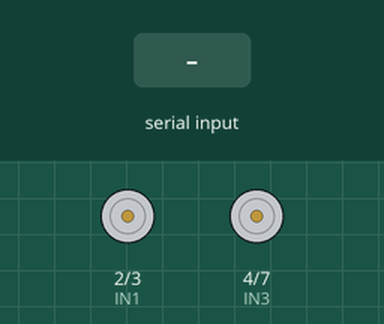
A sketch run on a simulated Arduino Uno, built with avr-gcc and run on an emulated ATmega328P. On the bench: motor-driver pin pairs drawn as motors (green arrow = first pin HIGH = forward, orange = second pin HIGH = backward, longer = more drive, scaled by the enable pin). Inputs (shaded band) come from the test bench.

Above: at 1.2 s.
1.3 s: "1" received over Serial
At 2.0 s:
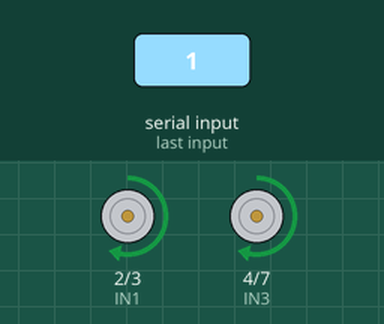
2.8 s: "0" received over Serial
At 3.2 s:
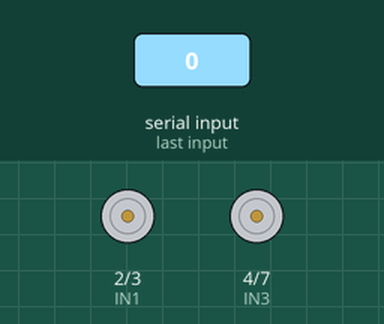
Timing chart, 0 to 5.8 s (numbered marks = the images above; inputs shaded):
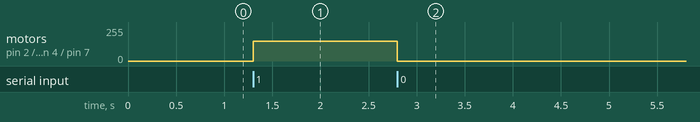

Measured:
- after the input at 1.3 s, motor on pin 2 (IN1) / pin 3 (IN2), motor on pin 4 (IN3) / pin 7 (IN4): stopped → forward 150/255 at once
- after the input at 2.8 s, motor on pin 2 (IN1) / pin 3 (IN2), motor on pin 4 (IN3) / pin 7 (IN4): forward 150/255 → stopped at once

The sketch:

car_movement.ino
```cpp
// Motor Pins
const int ENA = 5;   // Left motor speed
const int IN1 = 2;   // Left motor forward
const int IN2 = 3;   // Left motor backward
const int ENB = 6;   // Right motor speed
const int IN3 = 4;   // Right motor forward
const int IN4 = 7;   // Right motor backward

void setup() {
  pinMode(ENA, OUTPUT);
  pinMode(IN1, OUTPUT);
  pinMode(IN2, OUTPUT);
  pinMode(ENB, OUTPUT);
  pinMode(IN3, OUTPUT);
  pinMode(IN4, OUTPUT);

  Serial.begin(9600);  // Start serial communication
}

void loop() {
  if (Serial.available()) {
    char command = Serial.read();

    if (command == '1') {
      moveForward();
    } else if (command == '0') {
      stopCar();
    }
  }
}

void moveForward() {
  digitalWrite(IN1, HIGH);
  digitalWrite(IN2, LOW);
  digitalWrite(IN3, HIGH);
  digitalWrite(IN4, LOW);
  analogWrite(ENA, 150); // Adjust speed
  analogWrite(ENB, 150);
}

void stopCar() {
  digitalWrite(IN1, LOW);
  digitalWrite(IN2, LOW);
  digitalWrite(IN3, LOW);
  digitalWrite(IN4, LOW);
  analogWrite(ENA, 0);
  analogWrite(ENB, 0);
}
```
